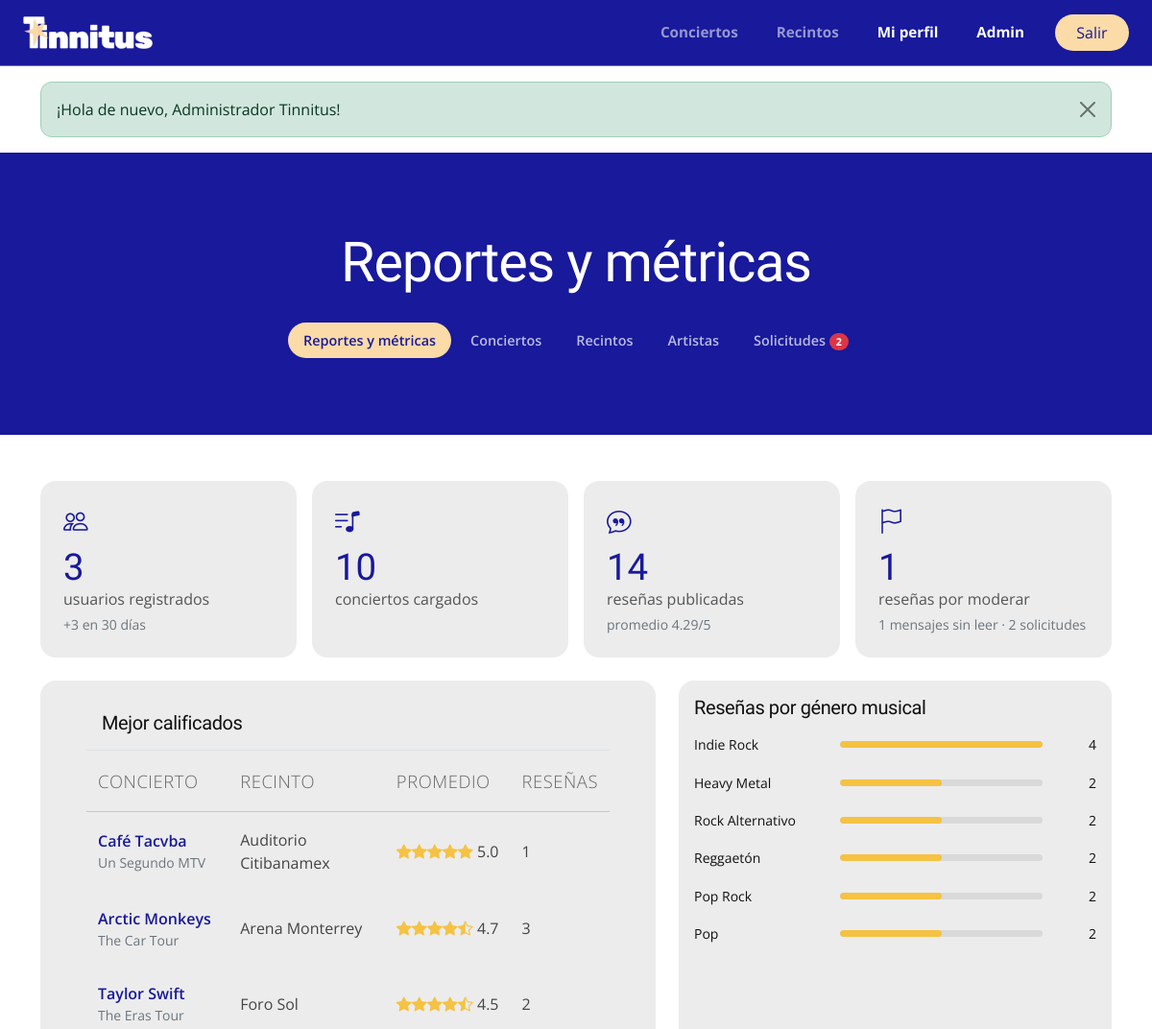
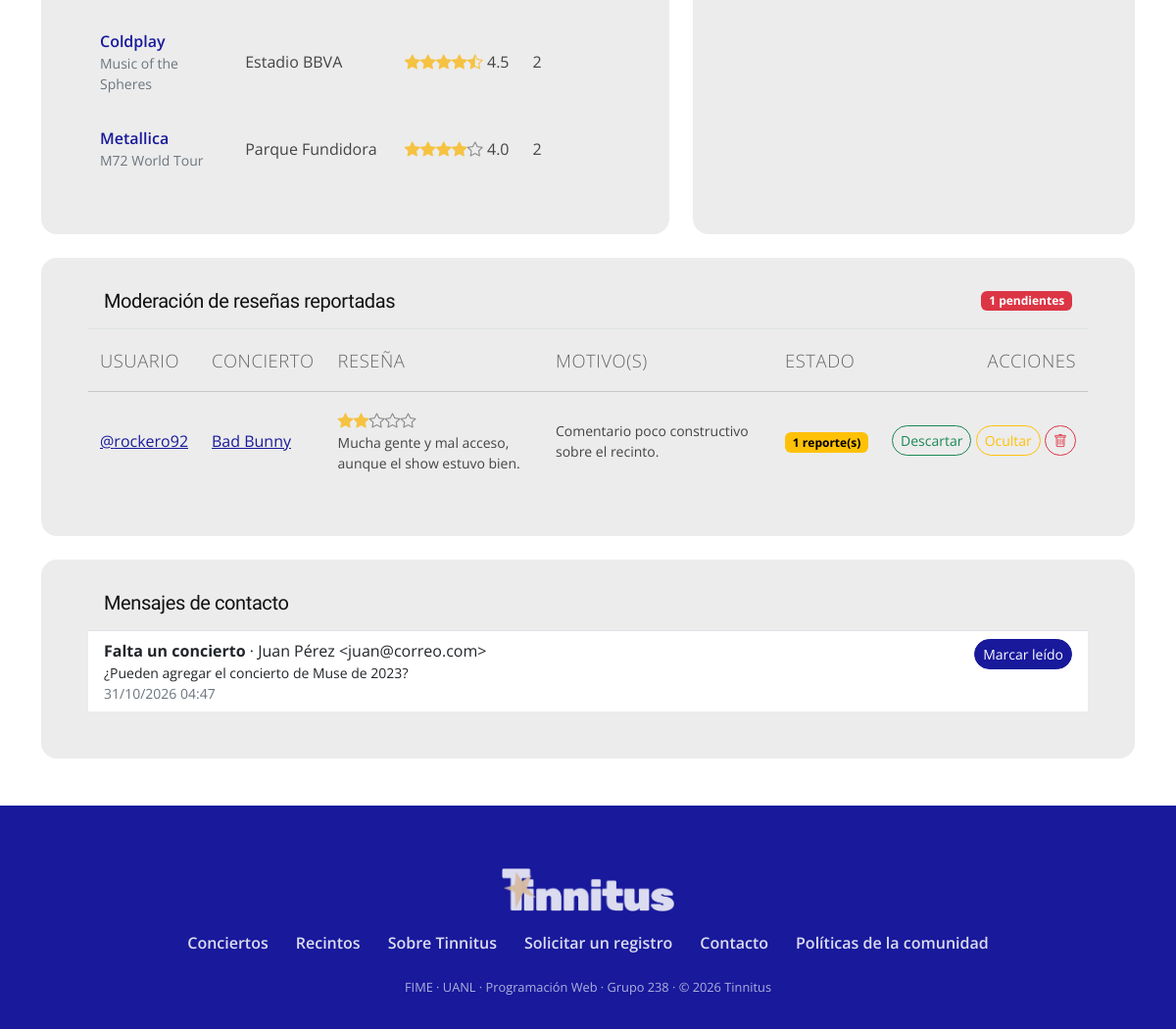
The app's page /admin-dashboard.php (signed in) with its own data (2 pictures, top to bottom).
### tables this page shows
CREATE TABLE conciertos (
    id           INT UNSIGNED AUTO_INCREMENT PRIMARY KEY,
    artista_id   INT UNSIGNED NOT NULL,
    recinto_id   INT UNSIGNED NOT NULL,
    gira         VARCHAR(150) NOT NULL,
    fecha        DATE         NOT NULL,
    poster_url   VARCHAR(500) NULL,
    descripcion  TEXT         NULL,
    destacado    TINYINT(1)   NOT NULL DEFAULT 0,
    creado_en    DATETIME     NOT NULL DEFAULT CURRENT_TIMESTAMP,
    CONSTRAINT fk_concierto_artista FOREIGN KEY (artista_id)
        REFERENCES artistas(id) ON UPDATE CASCADE ON DELETE RESTRICT,
    CONSTRAINT fk_concierto_recinto FOREIGN KEY (recinto_id)
        REFERENCES recintos(id) ON UPDATE CASCADE ON DELETE RESTRICT,
    CONSTRAINT uq_concierto UNIQUE (artista_id, recinto_id, fecha),
    CONSTRAINT chk_fecha CHECK (fecha >= '1950-01-01'),
    INDEX idx_conciertos_fecha (fecha)
);

CREATE TABLE artistas (
    id        INT UNSIGNED AUTO_INCREMENT PRIMARY KEY,
    nombre    VARCHAR(120) NOT NULL UNIQUE,
    genero    VARCHAR(60)  NULL,
    pais      VARCHAR(60)  NULL
);

CREATE TABLE recintos (
    id         INT UNSIGNED AUTO_INCREMENT PRIMARY KEY,
    nombre     VARCHAR(120) NOT NULL,
    ciudad     VARCHAR(80)  NOT NULL,
    capacidad  INT UNSIGNED NOT NULL,
    tipo       ENUM('Estadio','Arena','Auditorio','Foro','Festival','Bar') NOT NULL,
    estado     ENUM('activo','inactivo') NOT NULL DEFAULT 'activo',
    CONSTRAINT chk_capacidad CHECK (capacidad BETWEEN 1 AND 200000),
    CONSTRAINT uq_recinto UNIQUE (nombre, ciudad)
);

CREATE TABLE resenas (
    id            INT UNSIGNED AUTO_INCREMENT PRIMARY KEY,
    usuario_id    INT UNSIGNED NOT NULL,
    concierto_id  INT UNSIGNED NOT NULL,
    calificacion  TINYINT UNSIGNED NOT NULL,
    texto         VARCHAR(1000) NOT NULL,
    oculta        TINYINT(1) NOT NULL DEFAULT 0,
    creado_en     DATETIME NOT NULL DEFAULT CURRENT_TIMESTAMP,
    CONSTRAINT chk_calificacion CHECK (calificacion BETWEEN 1 AND 5),
    CONSTRAINT chk_texto CHECK (CHAR_LENGTH(texto) BETWEEN 10 AND 1000),
    CONSTRAINT uq_resena UNIQUE (usuario_id, concierto_id),
    CONSTRAINT fk_resena_usuario FOREIGN KEY (usuario_id)
        REFERENCES usuarios(id) ON DELETE CASCADE,
    CONSTRAINT fk_resena_concierto FOREIGN KEY (concierto_id)
        REFERENCES conciertos(id) ON DELETE CASCADE
);

CREATE TABLE usuarios (
    id             INT UNSIGNED AUTO_INCREMENT PRIMARY KEY,
    nombre         VARCHAR(100)  NOT NULL,
    username       VARCHAR(30)   NOT NULL UNIQUE,
    email          VARCHAR(150)  NOT NULL UNIQUE,
    password_hash  VARCHAR(255)  NOT NULL,
    rol            ENUM('usuario','admin') NOT NULL DEFAULT 'usuario',
    bio            VARCHAR(500)  NULL,
    avatar_url     VARCHAR(500)  NULL,
    intentos_fallidos TINYINT UNSIGNED NOT NULL DEFAULT 0,
    bloqueado_hasta   DATETIME   NULL,
    creado_en      DATETIME      NOT NULL DEFAULT CURRENT_TIMESTAMP,
    CONSTRAINT chk_username CHECK (username REGEXP '^[a-z0-9_]{3,30}$')
);

CREATE TABLE mensajes_contacto (
    id         INT UNSIGNED AUTO_INCREMENT PRIMARY KEY,
    nombre     VARCHAR(100) NOT NULL,
    email      VARCHAR(150) NOT NULL,
    asunto     VARCHAR(150) NOT NULL,
    mensaje    TEXT NOT NULL,
    leido      TINYINT(1) NOT NULL DEFAULT 0,
    creado_en  DATETIME NOT NULL DEFAULT CURRENT_TIMESTAMP
);

### includes/db.php (called while the page is built, shortened)
<?php
function db(): PDO
{
    static $pdo = null;
    if ($pdo === null) {
        $dsn = 'mysql:host=' . DB_HOST . ';port=' . DB_PORT . ';dbname=' . DB_NAME . ';charset=utf8mb4';
        $pdo = new PDO($dsn, DB_USER, DB_PASS, [
            PDO::ATTR_ERRMODE            => PDO::ERRMODE_EXCEPTION,
            PDO::ATTR_DEFAULT_FETCH_MODE => PDO::FETCH_ASSOC,
            PDO::ATTR_EMULATE_PREPARES   => false,
        ]);
    }
    return $pdo;
}
function q(string $sql, array $params = []): PDOStatement
{
    $stmt = db()->prepare($sql);
    $stmt->execute($params);
    return $stmt;
}

### admin-dashboard.php (the view, shortened to what this page needs)
<?php
require_once __DIR__ . '/includes/auth.php';
$m = q("SELECT
    (SELECT COUNT(*) FROM usuarios WHERE rol = 'usuario') AS usuarios,
    (SELECT COUNT(*) FROM usuarios WHERE rol = 'usuario' AND creado_en >= NOW() - INTERVAL 30 DAY) AS usuarios_nuevos,
    (SELECT COUNT(*) FROM conciertos) AS conciertos,
    (SELECT COUNT(*) FROM recintos WHERE estado = 'activo') AS recintos,
    (SELECT COUNT(*) FROM resenas) AS resenas,
    (SELECT ROUND(AVG(calificacion), 2) FROM resenas WHERE oculta = 0) AS promedio,
    (SELECT COUNT(DISTINCT resena_id) FROM reportes WHERE estado = 'pendiente') AS pendientes,
    (SELECT COUNT(*) FROM mensajes_contacto WHERE leido = 0) AS mensajes,
    (SELECT COUNT(*) FROM solicitudes WHERE estado = 'pendiente') AS solicitudes")->fetch();
$topConciertos = q(CONCIERTO_SELECT . ' GROUP BY c.id HAVING total_resenas > 0 ORDER BY promedio DESC, total_resenas DESC LIMIT 5')->fetchAll();
$porGenero = q('SELECT a.genero, COUNT(s.id) AS n FROM resenas s
                JOIN conciertos c ON c.id = s.concierto_id JOIN artistas a ON a.id = c.artista_id
                GROUP BY a.genero ORDER BY n DESC')->fetchAll();
$maxGenero = max(array_column($porGenero, 'n') ?: [1]);
$reportadas = q("SELECT s.id, s.texto, s.calificacion, s.oculta, u.username,
                        a.nombre AS artista, c.id AS concierto_id,
                        COUNT(CASE WHEN rp.estado = 'pendiente' THEN 1 END) AS pendientes,
                        GROUP_CONCAT(DISTINCT rp.motivo SEPARATOR ', ') AS motivos
                 FROM resenas s
                 JOIN usuarios u ON u.id = s.usuario_id
                 JOIN conciertos c ON c.id = s.concierto_id
                 JOIN artistas a ON a.id = c.artista_id
                 JOIN reportes rp ON rp.resena_id = s.id
                 GROUP BY s.id
                 HAVING pendientes > 0 OR s.oculta = 1
                 ORDER BY pendientes DESC, s.id DESC")->fetchAll();
$mensajes = q('SELECT * FROM mensajes_contacto ORDER BY leido, creado_en DESC LIMIT 10')->fetchAll();
require __DIR__ . '/includes/header.php';
require __DIR__ . '/includes/admin-nav.php';
?>
<div class="container py-5">
    <div class="row g-3 mb-4">
        <?php foreach ([
            ['bi-people', $m['usuarios'], 'usuarios registrados', '+' . $m['usuarios_nuevos'] . ' en 30 días'],
            ['bi-music-note-list', $m['conciertos'], 'conciertos cargados', ''],
            ['bi-chat-quote', $m['resenas'], 'reseñas publicadas', 'promedio ' . ($m['promedio'] ?? '–') . '/5'],
            ['bi-flag', $m['pendientes'], 'reseñas por moderar', $m['mensajes'] . ' mensajes sin leer · ' . $m['solicitudes'] . ' solicitudes'],
        ] as [$icon, $value, $label, $extra]): ?>
            <div class="col-6 col-lg-3">
                <div class="stat-card">
                    <i class="bi <?= $icon ?>"></i>
                    <div class="value"><?= e((string) $value) ?></div>
                    <div class="label"><?= $label ?></div>
                    <?php if ($extra): ?><div class="small text-secondary mt-1"><?= e($extra) ?></div><?php endif; ?>
                </div>
            </div>
        <?php endforeach; ?>
    </div>
    <div class="row g-4 mb-4">
        <div class="col-lg-7">
            <div class="card-table h-100">
                <div class="p-3 border-bottom"><h2 class="h5 mb-0">Mejor calificados</h2></div>
                <div class="table-responsive">
                    <table class="table align-middle">
                        <thead><tr><th>Concierto</th><th>Recinto</th><th>Promedio</th><th>Reseñas</th></tr></thead>
                        <tbody>
                        <?php foreach ($topConciertos as $c): ?>
                            <tr>
                                <td><a href="<?= url('event-details.php?id=' . $c['id']) ?>" class="fw-semibold text-decoration-none"><?= e($c['artista']) ?></a><div class="small text-secondary"><?= e($c['gira']) ?></div></td>
                                <td><?= e($c['recinto']) ?></td>
                                <td class="text-nowrap"><?= stars((float) $c['promedio']) ?> <?= $c['promedio'] ?></td>
                                <td><?= $c['total_resenas'] ?></td>
                            </tr>
                        <?php endforeach; ?>
                        </tbody>
                    </table>
                </div>
            </div>
        </div>
        <div class="col-lg-5">
            <div class="card-table h-100 p-3">
                <h2 class="h5 mb-3">Reseñas por género musical</h2>
                <?php foreach ($porGenero as $g): ?>
                    <div class="dist-row" style="grid-template-columns: 8rem 1fr 2rem">
                        <span class="small text-truncate"><?= e($g['genero']) ?></span>
                        <div class="progress"><div class="progress-bar" style="width: <?= round($g['n'] * 100 / $maxGenero) ?>%"></div></div>
                        <span class="small text-end"><?= $g['n'] ?></span>
                    </div>
                <?php endforeach; ?>
            </div>
        </div>
    </div>
    <div class="card-table mb-4">
        <div class="p-3 border-bottom d-flex justify-content-between align-items-center">
            <h2 class="h5 mb-0">Moderación de reseñas reportadas</h2>
            <span class="badge text-bg-danger"><?= $m['pendientes'] ?> pendientes</span>
        </div>
        <div class="table-responsive">
            <table class="table align-middle" id="tabla-moderacion">
                <thead><tr><th>Usuario</th><th>Concierto</th><th>Reseña</th><th>Motivo(s)</th><th>Estado</th><th class="text-end">Acciones</th></tr></thead>
                <tbody>
                <?php foreach ($reportadas as $r): ?>
                    <tr data-resena="<?= $r['id'] ?>">
                        <td><a href="<?= url('profile.php?u=' . urlencode($r['username'])) ?>">@<?= e($r['username']) ?></a></td>
                        <td><a href="<?= url('event-details.php?id=' . $r['concierto_id']) ?>"><?= e($r['artista']) ?></a></td>
                        <td style="max-width: 320px"><?= stars((float) $r['calificacion']) ?><div class="small"><?= e($r['texto']) ?></div></td>
                        <td class="small"><?= e($r['motivos']) ?></td>
                        <td>
                            <?php if ($r['pendientes'] && $r['oculta']): ?>
                                <span class="badge text-bg-danger">Oculta automáticamente</span><div class="small text-secondary"><?= $r['pendientes'] ?> reportes</div>
                            <?php elseif ($r['pendientes']): ?>
                                <span class="badge text-bg-warning"><?= $r['pendientes'] ?> reporte(s)</span>
                            <?php else: ?>
                                <span class="badge text-bg-secondary">Oculta</span>
                            <?php endif; ?>
                        </td>
                        <td class="text-end text-nowrap">
                            <?php if ($r['pendientes']): ?>
                                <button class="btn btn-sm btn-outline-success" data-mod="descartar" title="El reporte no procede: la reseña se muestra">Descartar</button>
                                <button class="btn btn-sm btn-outline-warning" data-mod="ocultar" title="La reseña deja de mostrarse"><?= $r['oculta'] ? 'Mantener oculta' : 'Ocultar' ?></button>
                            <?php else: ?>
                                <button class="btn btn-sm btn-outline-secondary" data-mod="restaurar">Restaurar</button>
                            <?php endif; ?>
                            <button class="btn btn-sm btn-outline-danger btn-icon" data-mod="eliminar" title="Eliminar reseña"><i class="bi bi-trash"></i></button>
                        </td>
                    </tr>
                <?php endforeach; ?>
                </tbody>
            </table>
        </div>
    </div>
    <div class="card-table">
        <div class="p-3 border-bottom"><h2 class="h5 mb-0">Mensajes de contacto</h2></div>
        <div class="list-group list-group-flush">
            <?php foreach ($mensajes as $msg): ?>
                <div class="list-group-item d-flex justify-content-between gap-3 <?= $msg['leido'] ? 'text-secondary' : '' ?>" data-mensaje="<?= $msg['id'] ?>">
                    <div>
                        <strong><?= e($msg['asunto']) ?></strong> · <?= e($msg['nombre']) ?> &lt;<?= e($msg['email']) ?>&gt;
                        <div class="small"><?= nl2br(e($msg['mensaje'])) ?></div>
                        <div class="small text-secondary"><?= date('d/m/Y H:i', strtotime($msg['creado_en'])) ?></div>
                    </div>
                    <?php if (!$msg['leido']): ?><button class="btn btn-sm btn-indigo align-self-start btn-leido">Marcar leído</button><?php endif; ?>
                </div>
            <?php endforeach; ?>
        </div>
    </div>
</div>
<?php require __DIR__ . '/includes/footer.php'; ?>

### includes/auth.php (shortened to what this page needs)
<?php
require_once __DIR__ . '/db.php';
function url(string $path = ''): string
{
    return BASE_URL . '/' . ltrim($path, '/');
}
function e(?string $text): string
{
    return htmlspecialchars($text ?? '', ENT_QUOTES, 'UTF-8');
}
function stars(float $rating): string
{
    $html = '<span class="stars" aria-label="' . number_format($rating, 1) . ' de 5">';
    for ($i = 1; $i <= 5; $i++) {
        if ($rating >= $i) {
            $html .= '<i class="bi bi-star-fill"></i>';
        } elseif ($rating >= $i - 0.5) {
            $html .= '<i class="bi bi-star-half"></i>';
        } else {
            $html .= '<i class="bi bi-star"></i>';
        }
    }
    return $html . '</span>';
}

### assets/css/styles.css (style rules this page uses)
:root { --tn-indigo: #18199b; --tn-indigo-dark: #18199b; --tn-peach: #fbdba7; --tn-star: #f5c242; --tn-card: #ececec; --tn-box: #d9d9d9; --tn-text: #111111; --tn-muted: #7a7a7a; --bs-primary: #18199b; --bs-primary-rgb: 24, 25, 155; --bs-link-color: #18199b; --bs-link-color-rgb: 24, 25, 155; }
body { font-family: 'Open Sans', system-ui, sans-serif; background: #fff; color: var(--tn-text); min-height: 100vh; display: flex; flex-direction: column; }
h1, h2, .heavy { font-family: 'Archivo Black', sans-serif; letter-spacing: -0.02em; }
a { color: var(--tn-indigo); }
.btn { border-radius: 999px; }
.btn-indigo, .btn-primary { background: var(--tn-indigo); border-color: var(--tn-indigo); color: #fff; }
.stars { color: var(--tn-star); white-space: nowrap; }
.stars .bi-star { color: #8a8a8a; }
.dist-row { display: grid; grid-template-columns: 2.6rem 1fr 3rem; gap: 1.5rem; align-items: center; margin-bottom: 1.15rem; }
.dist-row:last-child { margin-bottom: 0; }
.dist-row .progress { height: 7px; background: var(--tn-box); border-radius: 4px; }
.dist-row .progress-bar { background: var(--tn-star); border-radius: 4px; transition: width .6s; }
.card-table { background: var(--tn-card); border-radius: 16px; padding: 1rem 1rem 2rem; }
@media (min-width: 1200px) { .card-table { padding: 1rem 3rem 3rem; } }
.card-table .table { --bs-table-bg: transparent; margin-bottom: 0; }
.card-table thead th { font-weight: 300; color: #666; font-size: 1.15rem; letter-spacing: .03em; text-transform: uppercase; border-bottom: 1px solid #c8c8c8; padding: 1.1rem .75rem; white-space: nowrap; }
.card-table tbody td { border: none; padding: 1.05rem .75rem; color: #444; }
.stat-card { background: var(--tn-card); border-radius: 16px; padding: 1.5rem; height: 100%; }
.stat-card i { font-size: 1.6rem; color: var(--tn-indigo); }
.stat-card .value { font-family: 'Archivo Black', sans-serif; font-size: 2.4rem; color: var(--tn-indigo); line-height: 1.1; margin-top: .4rem; }
.stat-card .label { color: #555; }

### records on screen
conciertos: artista.nombre "Café Tacvba", gira "Un Segundo MTV", recinto.nombre "Auditorio Citibanamex", promedio "5.0", total_resenas "1"
conciertos: artista.nombre "Arctic Monkeys", gira "The Car Tour", recinto.nombre "Arena Monterrey", promedio "4.7", total_resenas "3"
conciertos: artista.nombre "Taylor Swift", gira "The Eras Tour", recinto.nombre "Foro Sol", promedio "4.5", total_resenas "2"
conciertos: artista.nombre "Coldplay", gira "Music of the Spheres", recinto.nombre "Estadio BBVA", promedio "4.5", total_resenas "2"
conciertos: artista.nombre "Metallica", gira "M72 World Tour", recinto.nombre "Parque Fundidora", promedio "4.0", total_resenas "2"
resenas: usuario.username "rockero92", artistas.nombre "Bad Bunny", texto "Mucha gente y mal acceso, aunque el show estuvo bien.", motivos "Comentario poco constructivo sobre el recinto.", pendientes "1", oculta "Ocultar"
mensajes_contacto: asunto "Falta un concierto", nombre "Juan Pérez", email "juan@correo.com", mensaje "¿Pueden agregar el concierto de Muse de 2023?", creado_en "31/10/2026 04:47", leido "Marcar leído"

### other values on screen
$f['message'] "¡Hola de nuevo, Administrador Tinnitus!"
$adminTitle "Reportes y métricas"
$label "Reportes y métricas"
$label "Conciertos"
$label "Recintos"
$label "Artistas"
$label "Solicitudes"
$solicitudesPendientes "2"
$value "3"
$label "usuarios registrados"
$extra "+3 en 30 días"
$value "10"
$label "conciertos cargados"
$value "14"
$label "reseñas publicadas"
